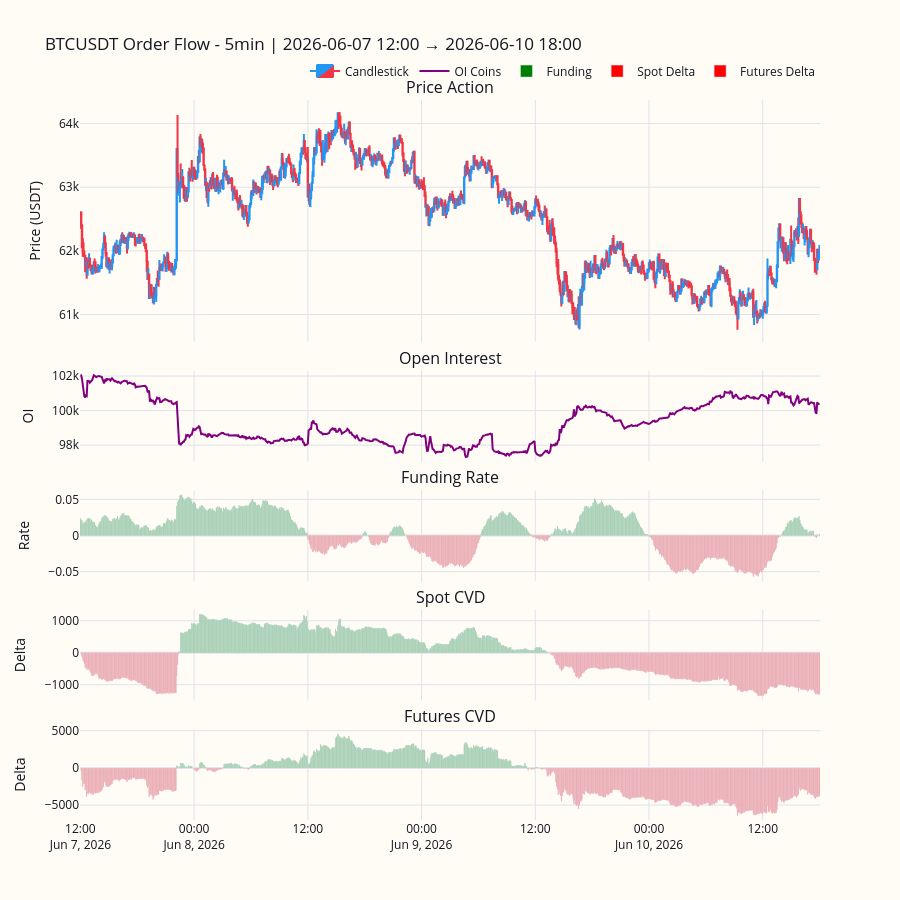

Source (notebook cell):
### Code cell
from orderflow import build_order_flow_chart

my_layout = [
    {"type": "candlestick", "title": "Price Action", "name": "Candlestick", "y_title": "Price (USDT)"},
    {"type": "line", "title": "Open Interest", "column": "sum_open_interest", "name": "OI Coins", "color": "purple", "y_title": "OI"},
    {"type": "delta_bars", "title": "Funding Rate", "column": "funding_rate_annualized", "name": "Funding", "color": "orange", "y_title": "Rate"},
    {"type": "delta_bars", "title": "Spot CVD", "column": "spot_cumulative_volume_delta", "name": "Spot Delta", "y_title": "Delta"},
    {"type": "delta_bars", "title": "Futures CVD", "column": "fut_cumulative_volume_delta", "name": "Futures Delta", "y_title": "Delta"}
]

fig = build_order_flow_chart(combined, f"{start:%Y-%m-%d %H:%M} → {end:%Y-%m-%d %H:%M}", config=my_layout, timeframe=timeframe)
fig.show()

### Figure 1 — Plotly figure (JSON) as saved in the notebook; plotly's stock layout.template omitted (floating-point values rounded to 4 significant figures; data arrays with more than 128 entries replaced by an {"elided": "..."} marker saying what was removed)
{"data": [{"close": {"elided": "937 float values"}, "decreasing": {"fillcolor": "#F23645", "line": {"color": "#F23645"}}, "high": {"elided": "937 float values"}, "increasing": {"fillcolor": "#2196F3", "line": {"color": "#2196F3"}}, "low": {"elided": "937 float values"}, "name": "Candlestick", "open": {"elided": "937 float values"}, "type": "candlestick", "x": {"elided": "937 str values"}, "xaxis": "x", "yaxis": "y"}, {"line": {"color": "purple", "width": 2}, "name": "OI Coins", "type": "scatter", "x": {"elided": "937 str values"}, "xaxis": "x2", "y": {"elided": "937 float values"}, "yaxis": "y2"}, {"marker": {"color": {"elided": "937 str values"}}, "name": "Funding", "type": "bar", "x": {"elided": "937 str values"}, "xaxis": "x3", "y": {"elided": "937 float values"}, "yaxis": "y3"}, {"marker": {"color": {"elided": "937 str values"}}, "name": "Spot Delta", "type": "bar", "x": {"elided": "937 str values"}, "xaxis": "x4", "y": {"elided": "937 float values"}, "yaxis": "y4"}, {"marker": {"color": {"elided": "937 str values"}}, "name": "Futures Delta", "type": "bar", "x": {"elided": "937 str values"}, "xaxis": "x5", "y": {"elided": "937 float values"}, "yaxis": "y5"}], "layout": {"annotations": [{"font": {"size": 16}, "showarrow": false, "text": "Price Action", "x": 0.5, "xanchor": "center", "xref": "paper", "y": 1, "yanchor": "bottom", "yref": "paper"}, {"font": {"size": 16}, "showarrow": false, "text": "Open Interest", "x": 0.5, "xanchor": "center", "xref": "paper", "y": 0.624, "yanchor": "bottom", "yref": "paper"}, {"font": {"size": 16}, "showarrow": false, "text": "Funding Rate", "x": 0.5, "xanchor": "center", "xref": "paper", "y": 0.458, "yanchor": "bottom", "yref": "paper"}, {"font": {"size": 16}, "showarrow": false, "text": "Spot CVD", "x": 0.5, "xanchor": "center", "xref": "paper", "y": 0.292, "yanchor": "bottom", "yref": "paper"}, {"font": {"size": 16}, "showarrow": false, "text": "Futures CVD", "x": 0.5, "xanchor": "center", "xref": "paper", "y": 0.126, "yanchor": "bottom", "yref": "paper"}], "font": {"color": "#131722"}, "height": 900, "legend": {"orientation": "h", "x": 1, "xanchor": "right", "y": 1.02, "yanchor": "bottom"}, "paper_bgcolor": "#FFFBF5", "plot_bgcolor": "#FFFBF5", "showlegend": true, "title": {"text": "BTCUSDT Order Flow - 5min | 2026-06-07 12:00 → 2026-06-10 18:00"}, "xaxis": {"anchor": "y", "domain": [0, 1], "gridcolor": "#E0E3EB", "matches": "x5", "rangeslider": {"visible": false}, "showticklabels": false, "zerolinecolor": "#E0E3EB"}, "xaxis2": {"anchor": "y2", "domain": [0, 1], "gridcolor": "#E0E3EB", "matches": "x5", "showticklabels": false, "zerolinecolor": "#E0E3EB"}, "xaxis3": {"anchor": "y3", "domain": [0, 1], "gridcolor": "#E0E3EB", "matches": "x5", "showticklabels": false, "zerolinecolor": "#E0E3EB"}, "xaxis4": {"anchor": "y4", "domain": [0, 1], "gridcolor": "#E0E3EB", "matches": "x5", "showticklabels": false, "zerolinecolor": "#E0E3EB"}, "xaxis5": {"anchor": "y5", "domain": [0, 1], "gridcolor": "#E0E3EB", "showticklabels": true, "zerolinecolor": "#E0E3EB"}, "yaxis": {"anchor": "x", "domain": [0.664, 1], "gridcolor": "#E0E3EB", "title": {"text": "Price (USDT)"}, "zerolinecolor": "#E0E3EB"}, "yaxis2": {"anchor": "x2", "domain": [0.498, 0.624], "gridcolor": "#E0E3EB", "title": {"text": "OI"}, "zerolinecolor": "#E0E3EB"}, "yaxis3": {"anchor": "x3", "domain": [0.332, 0.458], "gridcolor": "#E0E3EB", "title": {"text": "Rate"}, "zerolinecolor": "#E0E3EB"}, "yaxis4": {"anchor": "x4", "domain": [0.166, 0.292], "gridcolor": "#E0E3EB", "title": {"text": "Delta"}, "zerolinecolor": "#E0E3EB"}, "yaxis5": {"anchor": "x5", "domain": [0, 0.126], "gridcolor": "#E0E3EB", "title": {"text": "Delta"}, "zerolinecolor": "#E0E3EB"}}}
